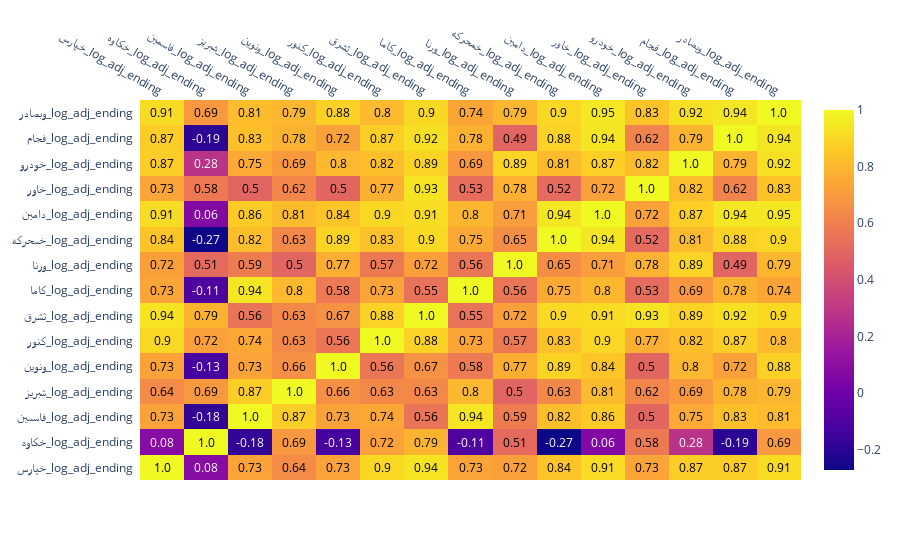
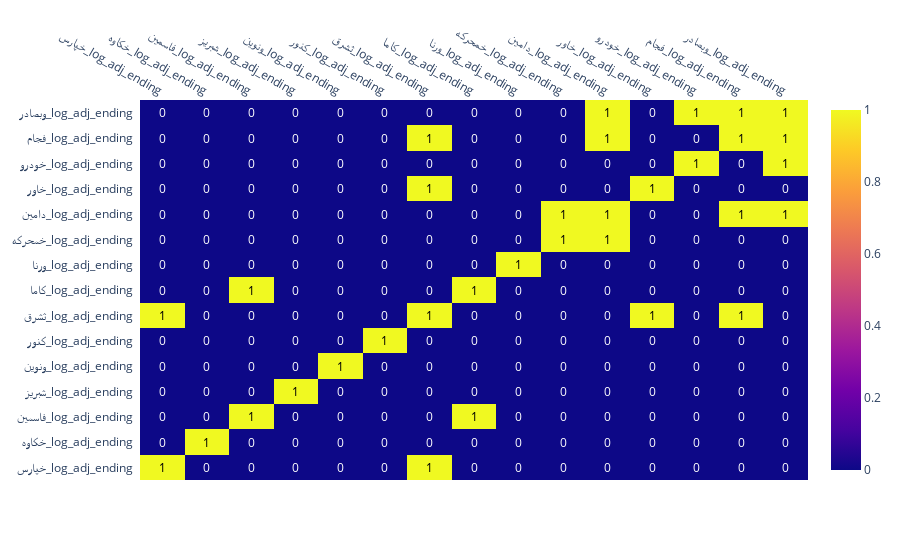

The cell these charts' notebook holds for them, in order:
### Code cell
df_corr = dm.get_overal_corr(dm.TA_SYMBOLS)

figure = ff.create_annotated_heatmap(z=df_corr.values, x=list(df_corr.columns), y=list(df_corr.index),
    annotation_text=df_corr.round(2).values, showscale=True)
figure.show()

SELECT_THRESH = 0.92
df_thresh = df_corr.transform(lambda x: [1 if y >= SELECT_THRESH else 0 for y in x])
# sns.heatmap(df_thresh, square = True)
figure_thresh = ff.create_annotated_heatmap(z=df_thresh.values, x=list(df_thresh.columns), y=list(df_thresh.index),
    annotation_text=df_thresh.round(2).values, showscale=True)
figure_thresh.show()
